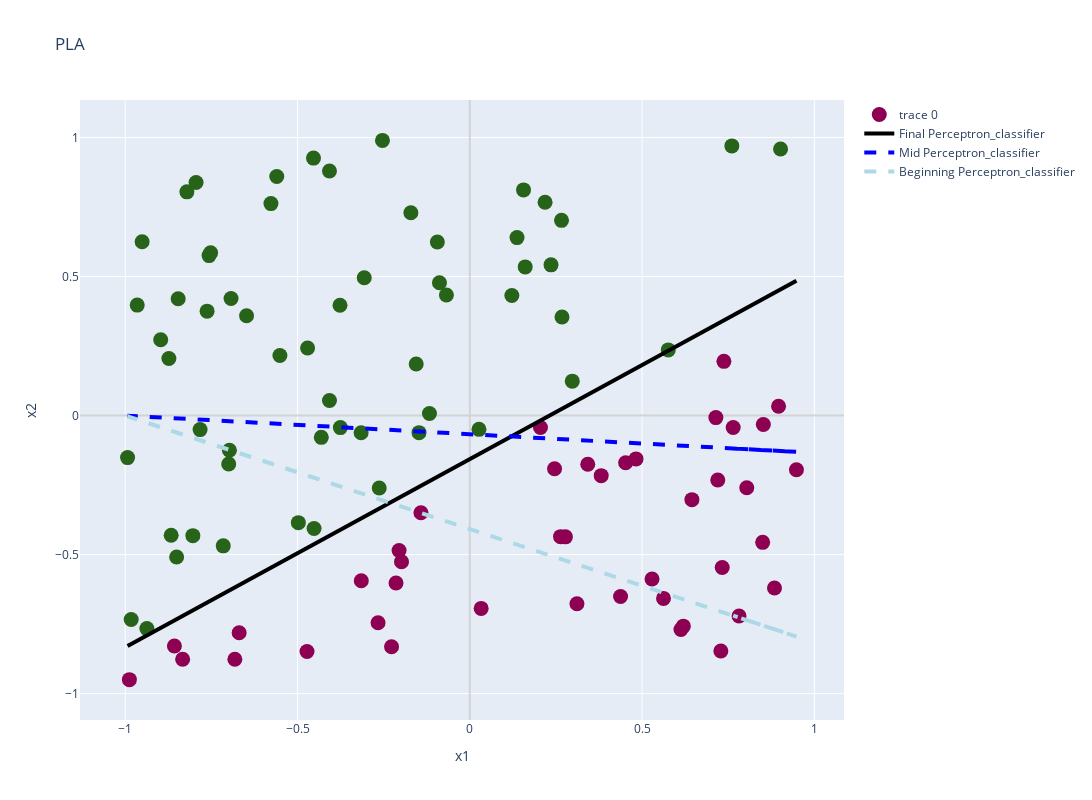

Notebook cell for this chart:
### Markdown cell above
### Parameters and Functions

### Code cell
#random.seed = (1000)
train_nr = 100 # number of points
test_nr = 100 # number of points
runs_nr = 1000 # of iterations
mid = int(runs_nr / 2)
x_min = -1 # lower bound
x_max = 1 # Higher bound
dimension = 2
iters = []
errors = []
line_data = pd.DataFrame(columns=['coef','intercept'])

for i in range(runs_nr):
    coef, intercept = generate_line(x_min = x_min, x_max = x_max, vec_size = dimension)  # generate line's params
    line_data = line_data.append({'coef': coef, 'intercept': intercept}, ignore_index=True)
    X_train, y_train = generate_data(train_nr, coef, intercept)
    X_data = X_train
    X_train = np.hstack((np.ones((len(X_train),1)), X_train))  # add dummy x0 columns
    
    # test data
    X_test, y_test = generate_data(test_nr, coef, intercept)
    X_test = np.hstack((np.ones((len(X_test),1)), X_test))
    
    # PLA model
    pla = PLA()
    pla.fit(X_train, y_train)
    iters.append(pla.n_iters)
    pred = pla.predict(X_test)
    errors.append(error(y_test, pred))

tmp = np.transpose(y_train)
    
df = pd.DataFrame(columns=['x1','x2','y'])
df1 = pd.DataFrame(columns=['x1','x2'])
df2 = pd.DataFrame(columns=['x1','x2'])

for i in range(len(X_data)):
    df.at[i, 'x1'] = X_train[i][1]
    df1.at[i, 'x1'] = X_train[i][1]
    df2.at[i, 'x1'] = X_train[i][1]
    df.at[i, 'x2'] = X_train[i][2]
    df.at[i, 'y'] = tmp[i]
    
df2['x2'] = df.x1 * line_data.iloc[0][0] + line_data.iloc[0][0] # 1st line
df['new_x2'] = df.x1 * coef + intercept # final line
df1['x2'] = df.x1 * line_data.iloc[mid][0] + line_data.iloc[mid][0] # mid line

gr = create_plotly_graph(train_data = df, mid_line = df1, beg_line = df2, Title = "PLA")
print("Average number of iterations till converged: {}".format(np.mean(iters)))
print("Average proportion of error: {:.3f}".format(np.mean(errors)))
